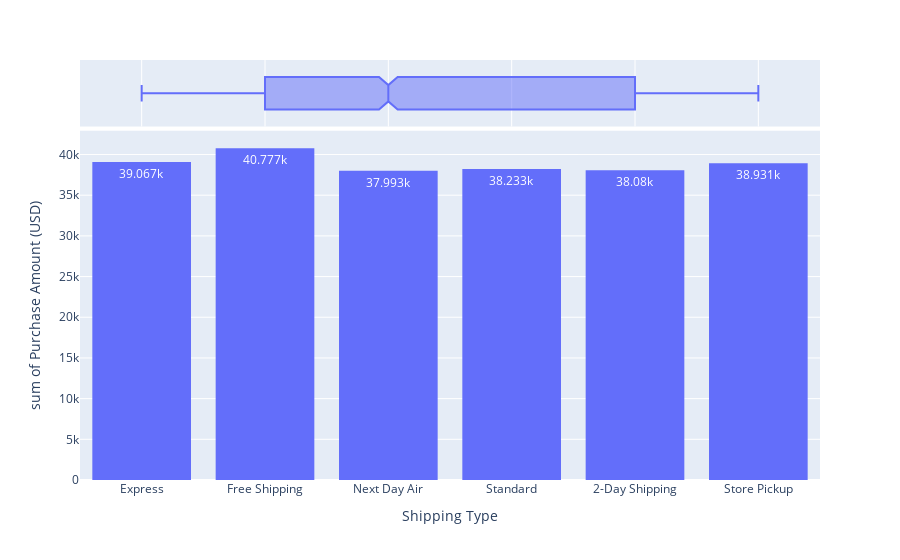

Notebook cell for this chart:
### Code cell
px.histogram(data_frame=df,x='Shipping Type',y='Purchase Amount (USD)',text_auto=True,marginal='box')

### Figure 1 — Plotly figure (JSON) as saved in the notebook; plotly's stock layout.template omitted (floating-point values rounded to 4 significant figures; data arrays with more than 128 entries replaced by an {"elided": "..."} marker saying what was removed)
{"data": [{"bingroup": "x", "histfunc": "sum", "hovertemplate": "Shipping Type=%{x}<br>sum of Purchase Amount (USD)=%{y}<extra></extra>", "legendgroup": "", "marker": {"color": "#636efa", "pattern": {"shape": ""}}, "name": "", "orientation": "v", "showlegend": false, "texttemplate": "%{value}", "type": "histogram", "x": {"elided": "3900 str values"}, "xaxis": "x", "y": {"elided": "3900 int values"}, "yaxis": "y"}, {"hovertemplate": "Shipping Type=%{x}<extra></extra>", "legendgroup": "", "marker": {"color": "#636efa"}, "name": "", "notched": true, "showlegend": false, "type": "box", "x": {"elided": "3900 str values"}, "xaxis": "x2", "yaxis": "y2"}], "layout": {"autosize": true, "barmode": "relative", "legend": {"tracegroupgap": 0}, "margin": {"t": 60}, "xaxis": {"anchor": "y", "autorange": true, "domain": [0, 1], "range": [-0.5, 5.5], "title": {"text": "Shipping Type"}, "type": "category"}, "xaxis2": {"anchor": "y2", "autorange": true, "domain": [0, 1], "matches": "x", "range": [-0.5, 5.5], "showgrid": true, "showticklabels": false, "type": "category"}, "yaxis": {"anchor": "x", "autorange": true, "domain": [0, 0.8316], "range": [0, 42920.0], "title": {"text": "sum of Purchase Amount (USD)"}, "type": "linear"}, "yaxis2": {"anchor": "x2", "autorange": true, "domain": [0.8416, 1], "matches": "y2", "range": [-0.5, 0.5], "showgrid": false, "showline": false, "showticklabels": false, "ticks": "", "type": "category"}}}
